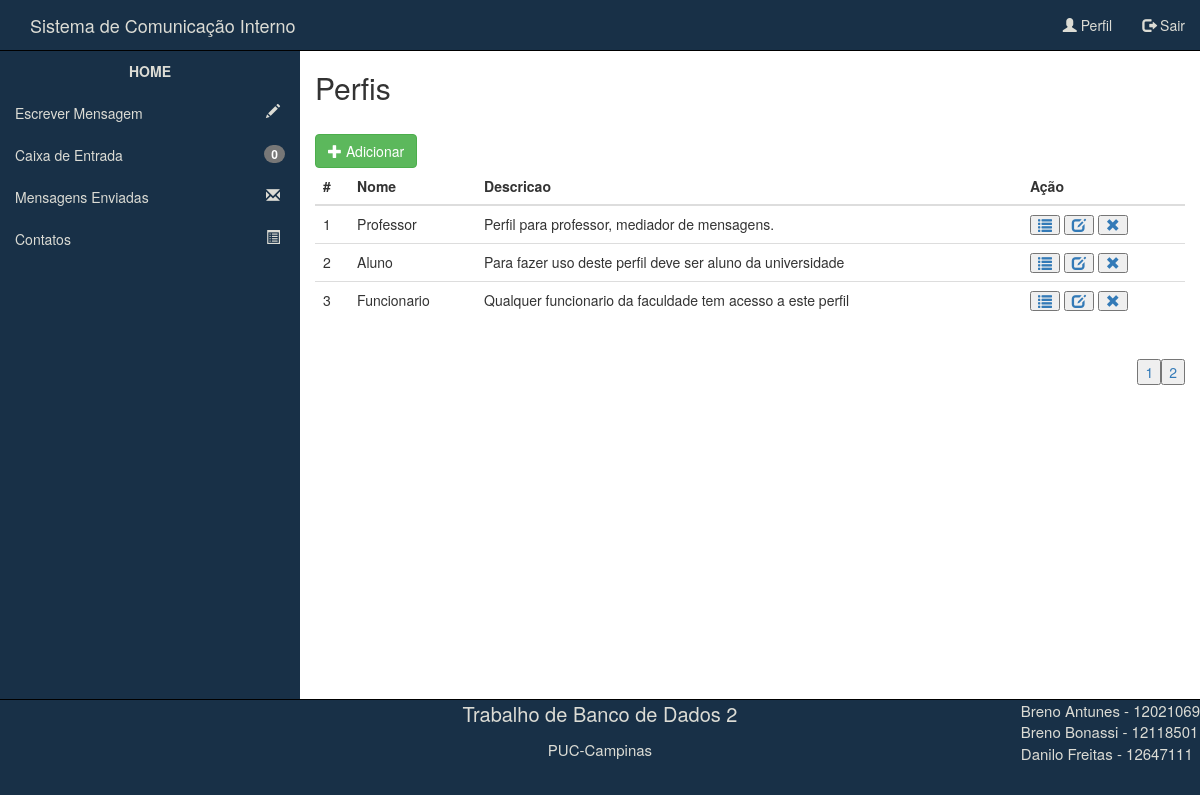
The app's page /Perfil/gridPerfil.php with its own data.
### tables this page shows
CREATE TABLE IF NOT EXISTS `PERFIL` (
  `id_perfil` int(11) NOT NULL,
  `nome_perfil` varchar(75) NOT NULL,
  `descricao_perfil` text
);

### Perfil/gridPerfil.php (the view, shortened to what this page needs)
<?php
  		$idUsuario = $_SESSION['id'];
		$consultaMsg = mysql_query("SELECT * FROM MENSAGEM WHERE destinatario='$idUsuario' AND lida = 0") or die(mysql_error());
		$msgsNaoLidas = mysql_num_rows($consultaMsg);
?>
<!DOCTYPE html>
<html lang="pt-br">
<head>
	<link rel="stylesheet" href="../css/bootstrap.css">
	<link rel="stylesheet" href="../css/estilo.css">
	<link rel="stylesheet" href="../css/menuTopoEstilo.css">
	<link rel="stylesheet" href="../css/menuLateralEstilo.css">
</head>
<body>
	<nav class="navbav navbar-default menuSuperior">
		<div class="container-fluid">
			<div class="navbar-header">
				<a class="navbar-brand" id="tituloTopo" href="../index.php">Sistema de Comunicação Interno</a>
			</div>
			<ul class="nav navbar-nav navbar-right">
				<li><a id="opcaoMenuSuperior1" href="../perfil.php"><span class="glyphicon glyphicon-user"></span> Perfil</a></li>
				<li><a id="opcaoMenuSuperior2" href="../login.php"><span class="glyphicon glyphicon-log-out"></span> Sair</a></li>
			</ul>
		</div>
	</nav>
	<div class="container-fluid principal">
		<div class="row linhaPrincipal">
			<nav class="col-md-3 menuLateral">
				<ul class="nav nav-pulls nav-stacked">
						<li>
							<a href="../index.php" id="opcaoMenuLateral0">HOME</a>
						</li>
					    <li>
	                        <a href="../escreverMensagem.php?&go=enviar" id="opcaoMenuLateral1">Escrever Mensagem <span class="glyphicon glyphicon-pencil pull-right icones"></span></a>
	                    </li>
	                    <li>
	                        <a href="../mensagensRecebidas.php" id="opcaoMenuLateral2">Caixa de Entrada <span class="badge pull-right"><?php echo $msgsNaoLidas; ?></span></a>
	                    </li>
	                    <li>
	                        <a href="../mensagensEnviadas.php" id="opcaoMenuLateral3">Mensagens Enviadas <span class="glyphicon glyphicon-envelope pull-right icones"></span></a>
	                    </li>
	                    <li>
	                        <a href="../contatos.php" id="opcaoMenuLateral4">Contatos <span class="glyphicon glyphicon-list-alt pull-right icones"></span></a>
	                    </li>
	                </ul>
			</nav>
			<section class="col-md-9 conteudo"><br class="alertaRemocao hidden">
				<h2>Perfis</h2>
				<br>
				<div class="form-group">
					<a class="btn btn-success pull-left" href="create.php"><span class="glyphicon glyphicon-plus"></span> Adicionar</a>
					<table class="table table-hover">
						<thead>
							<th>#</th>
							<th>Nome</th>
							<th>Descricao</th>
							<th>Ação</th>
						</thead>
						<tbody>
							<?php
								$page = $_GET['page'];
								if($page == "")
									$page1 = 0;
								else
									$page1 = ($page-1)*3;
								$sql = mysql_query("SELECT * FROM PERFIL ORDER BY id_perfil limit $page1,3");
								$numrows = mysql_num_rows($sql);
								if ($numrows<=0){
									echo "<td colspan='4'>Não existem Departamentos cadastrados !</td>";
								}else{
									while($linha = mysql_fetch_assoc($sql)){
										echo "<tr onclick='location.href = '../login.php'' class='tabelaClicavel' >";
										echo "<td>" . $linha['id_perfil'] . "</td>";
										echo "<td>" . $linha['nome_perfil'] . "</td>";
										echo "<td>" . $linha['descricao_perfil'] . "</td>";
										echo "<td>
												<a href = 'cadastrarPrivilegio.php?go=cadastrarPrivilegio&id=" .$linha['id_perfil']. "&page=1' title = 'Cadastrar Privilegio'><button class = 'glyphicon glyphicon-list' title = 'Cadastrar Privilegio'></button></a>
												<a href = 'edit.php?go=editarPerfil&id=" .$linha['id_perfil']. "' title = 'Cadastrar Privilegio'><button class = 'glyphicon glyphicon-edit' title = 'Editar'></button></a>
												<a href='delete.php?id='" . $linha['id_perfil'] . "' onclick='return confirmacao()'><button title = 'Remover' class = 'glyphicon glyphicon-remove' ></button></a>
											</td>";
										echo "</tr>";
									}
								}
							?>
						</tbody>
					</table>
					<?php
						$sql = mysql_query("SELECT * FROM PERFIL");
						$numrows = mysql_num_rows($sql);
						$a=$numrows/3;
						$a=ceil($a);
						echo "<br>";
						for ($i = $a; $i>=1; $i--)
						{
							?><a href = "gridPerfil.php?&page= <?php echo $i; ?>"><button class = "pull-right"> <?php echo $i; ?></button></a>
							<?php
						}
					?>
				</div>
			</section>
		</div>
	</div>
	<div class="container-fluid rodape">
		<footer class="row">
			<div class="col-md-4 conteudoRodape">
			</div>
			<div class="col-md-4 conteudoRodape">
				<p style="font-size:20px">Trabalho de Banco de Dados 2</p>
				<p style="font-size:15px">PUC-Campinas</p>
			</div>
			<div class="col-md-4 conteudoRodape">
				<p class="pull-right text-left"style="font-size:15px">Breno Antunes - 12021069 <br>Breno Bonassi - 12118501 <br>Danilo Freitas - 12647111 </p>
			</div>
		</footer>
	</div>
</body>
</html>

### css/estilo.css (style rules this page uses)
html, body { height: 100%; overflow-x: hidden; overflow-y: auto; }
.principal { height: 81%; }
.linhaPrincipal { height: 100%; }
.conteudo { height: 100%; }
.rodape { height: 12%; background-color: #183047; border-top:1px solid black; overflow-y: auto; }
.conteudoRodape { padding: 0; color: #DCDCD5; text-align: center; }

### css/menuTopoEstilo.css (style rules this page uses)
.menuSuperior { background-color: #183047; border-bottom: 1px solid black; }
#tituloTopo { color: #DCDCD5; }
#opcaoMenuSuperior1 { color: #DCDCD5; }
#opcaoMenuSuperior2 { color: #DCDCD5; }

### css/menuLateralEstilo.css (style rules this page uses)
.menuLateral { padding: 0px; background-color: #183047; height: 100%; }
#opcaoMenuLateral0 { color: #DCDCD5; text-align: center; font-weight: bold; height: 40px; }
#opcaoMenuLateral1 { color: #DCDCD5; }
#opcaoMenuLateral2 { color: #DCDCD5; }
#opcaoMenuLateral3 { color: #DCDCD5; }
#opcaoMenuLateral4 { color: #DCDCD5; }
span.icones { padding-right: 5px; }

### records on screen
perfil: id_perfil "1", nome_perfil "Professor", descricao_perfil "Perfil para professor, mediador de mensagens."
perfil: id_perfil "2", nome_perfil "Aluno", descricao_perfil "Para fazer uso deste perfil deve ser aluno da universidade"
perfil: id_perfil "3", nome_perfil "Funcionario", descricao_perfil "Qualquer funcionario da faculdade tem acesso a este perfil"

### other values on screen
$msgsNaoLidas "0"
